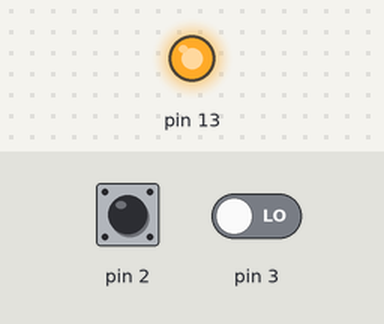
Recording of a sketch running on a simulated Arduino Uno, built with avr-gcc and run on an emulated ATmega328P. Parts: output pins drawn as LEDs (lit = HIGH). Inputs (shaded band) come from the test bench; at power-on: pin 2 HIGH, pin 3 LOW. What the sketch prints to the serial monitor is not drawn.

Above: at 1.2 s.
1.3 s: pin 2 pulled LOW for 0.15 s
At 1.37 s:
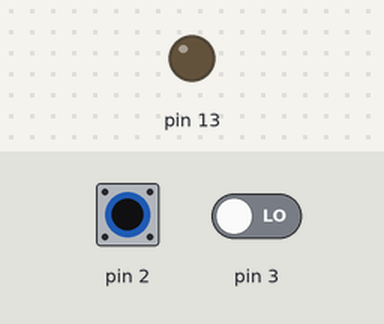
2.9 s: pin 2 pulled LOW for 3.2 s
At 6.6 s:
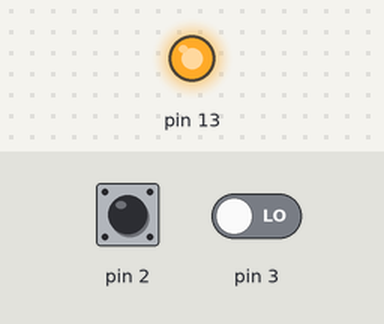
Timing chart, 0 to 8.1 s (numbered marks = the images above; inputs shaded):
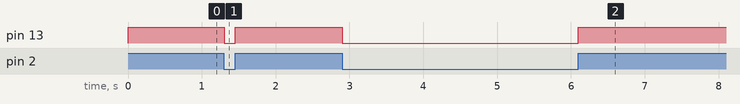

The sketch:

sketch.ino
```cpp
void setup() {
  pinMode(2, INPUT_PULLUP);
  pinMode(3,INPUT);
  pinMode(13, OUTPUT);
  Serial.begin(9600);
  // put your setup code here, to run once:

}

void loop() {

  Serial.print(digitalRead(3));
  digitalWrite(12,digitalRead(3) );
  Serial.println(digitalRead(2));
  if (digitalRead(2)){
    digitalWrite(13, HIGH);
  }
  else {
    digitalWrite(13,LOW);
  }
  // put your main code here, to run repeatedly:

}
```

Measured:
- after the input at 1.3 s, pin 13: HIGH → LOW at once, → HIGH 0.15 s later
- after the input at 2.9 s, pin 13: HIGH → LOW at once, → HIGH 3.2 s later
